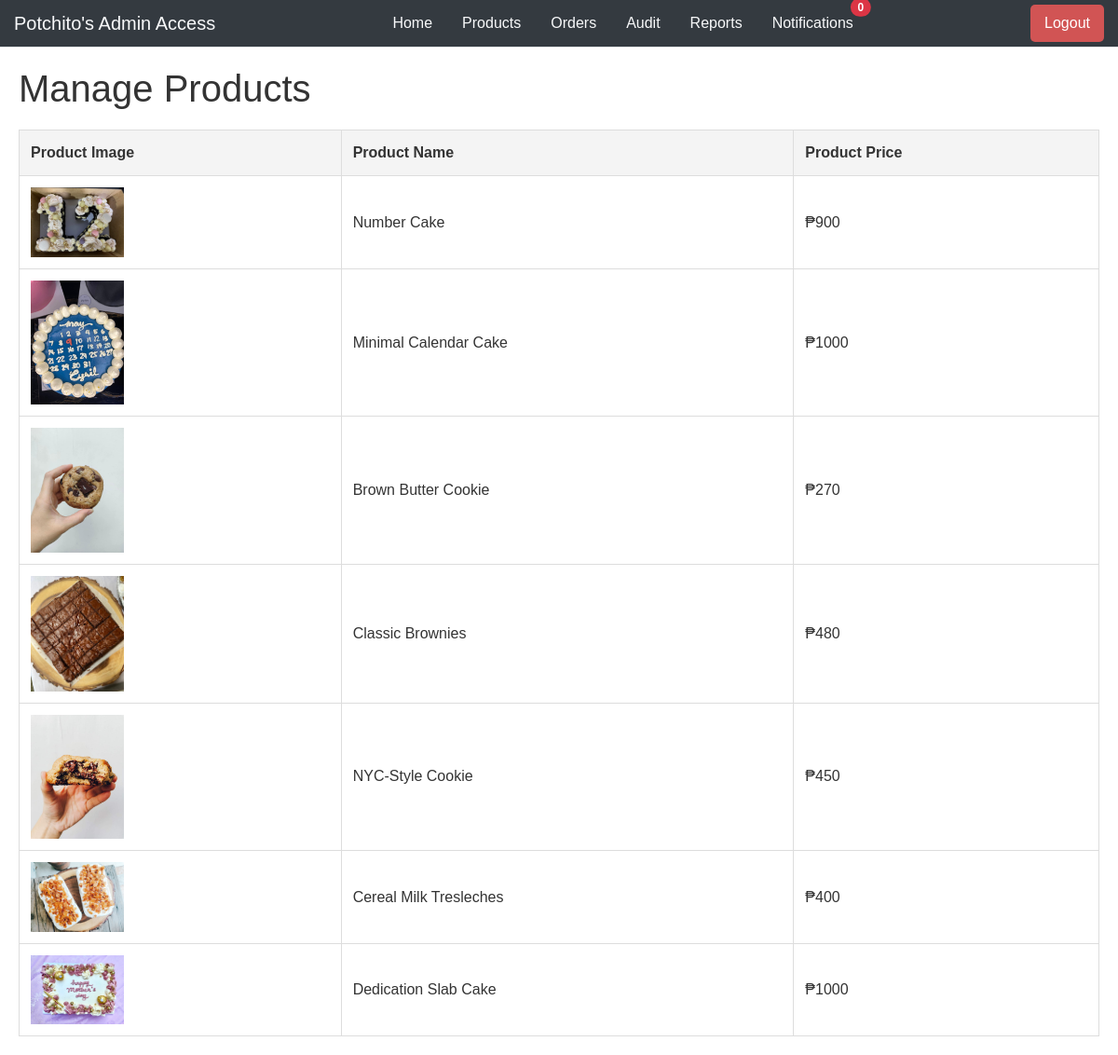
Screenshot of /admin/manage-products.php with the database file from the repository.
### tables this page shows
CREATE TABLE `products` (
  `pID` int(11) NOT NULL,
  `pName` varchar(50) NOT NULL,
  `pPrice` float(9,2) NOT NULL,
  `pDesc` text NOT NULL,
  `pType` int(11) NOT NULL DEFAULT 0,
  `pVisibility` int(11) NOT NULL DEFAULT 1,
  `pPrepTime` int(11) NOT NULL
);

### admin/manage-products.php (the view, shortened to what this page needs)
<!DOCTYPE html>
<html lang="en">
<head>
    <link rel="stylesheet" href="css/manage-product.css">
    <link href="https://cdn.jsdelivr.net/npm/bootstrap@5.0.2/dist/css/bootstrap.min.css" rel="stylesheet">
    <?php
        require('../controller/db_model.php');
        $stmt = $conn->prepare("SELECT * FROM products");
        $stmt->execute();
        $products = $stmt->fetchAll(PDO::FETCH_ASSOC);
    ?>
</head>
<body id="main" class="p-0">
    <?php include 'layout/navbar.php'; ?>
    <section id="main-container">
        <main>
            <h1>Manage Products</h1>
            <table class="products-table">
                <thead>
                    <tr>
                        <th>Product Image</th>
                        <th>Product Name</th>
                        <th>Product Price</th>
                    </tr>
                </thead>
                <tbody>
                    <?php foreach($products as $product){ ?>
                        <tr>
                            <td><img src="../product-gallery/<?= array('Cookie', 'Pastry', 'Cake')[$product['pType']-1]."_".$product['pID'].".jpg"?>" class="product-image"></td>
                            <td><?= $product['pName'] ?></td>
                            <td>₱<?= $product['pPrice'] ?></td>
                        </tr>
                    <?php } ?>
                </tbody>
            </table>
        </main>
    </section>
</body>
</html>

### admin/css/manage-product.css (style rules this page uses)
body { margin: 0; font-family: Arial, sans-serif; color: #333; overflow-x: hidden; }
main { padding: 20px; }
h1 { margin-bottom: 20px; }
.products-table { width: 100%; border-collapse: collapse; margin-top: 20px; }
.products-table th, .products-table td { border: 1px solid #ddd; padding: 12px; text-align: left; }
.products-table th { background-color: #f4f4f4; }
.product-image { width: 100px; height: auto; }

### admin/css/navbar.css (style rules this page uses)
body { margin: 0; font-family: Arial, sans-serif; color: #333; overflow-x: hidden; }

### admin/layout/navbar.php (style rules this page uses)
#main { transition: margin-left .5s; padding: 20px; }

### rows the page displays
products: shows a picture, pName "Number Cake", pPrice "900"
products: shows a picture, pName "Minimal Calendar Cake", pPrice "1000"
products: shows a picture, pName "Brown Butter Cookie", pPrice "270"
products: shows a picture, pName "Classic Brownies", pPrice "480"
products: shows a picture, pName "NYC-Style Cookie", pPrice "450"
products: shows a picture, pName "Cereal Milk Tresleches", pPrice "400"
products: shows a picture, pName "Dedication Slab Cake", pPrice "1000"

### other values shown
countNotifications() "0"
